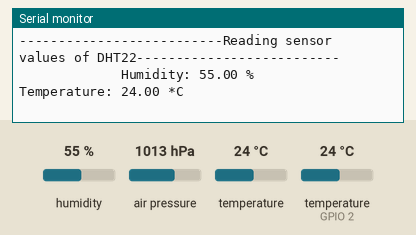
Bench run of a sketch on a simulated ESP32. Parts: the last lines printed to the serial monitor. The inputs (shaded band) are chosen by the test bench; at power-on: humidity 55 %, air pressure 1013 hPa, temperature 24 °C, temperature (sensor on GPIO 2) 24 °C.

Above: at 1.2 s.
1.3 s: humidity set to 22 %
2.8 s: air pressure set to 952 hPa
At 3.9 s:
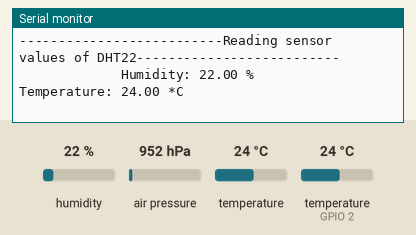
4.3 s: temperature (sensor 0) set to 12 °C
5.8 s: temperature (sensor on GPIO 2) set to 12 °C
At 7.0 s:
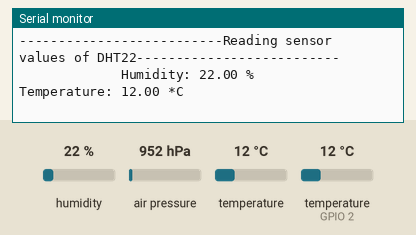
7.3 s: humidity set to 40 %
8.8 s: air pressure set to 975 hPa
At 9.8 s:
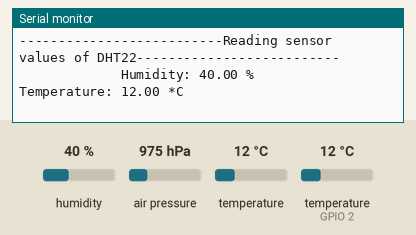
Timing chart, 0 to 11.3 s (numbered marks = the images above; inputs shaded):
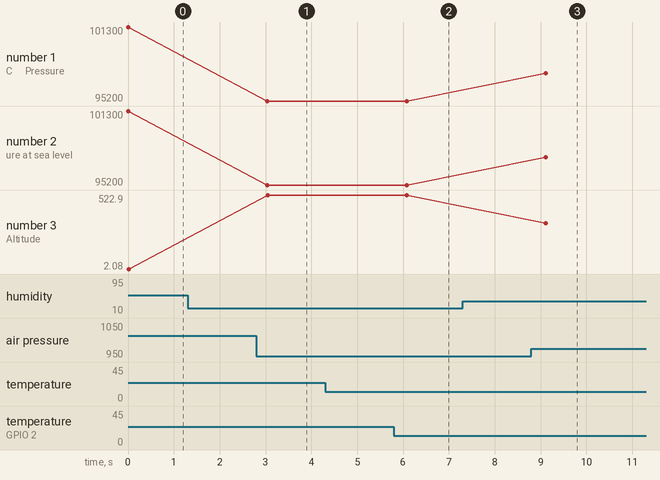

The sketch:

ESP32_DHT22_BMP180.ino
```cpp
/*
 * Rui Santos
 * Complete Project Details https://randomnerdtutorials.com
*/

#include <Wire.h>
#include <Adafruit_BMP085.h>
#include "DHT.h"

#define DHTPIN 2
//our sensor is DHT22 type
#define DHTTYPE DHT22
//create an instance of DHT sensor
DHT dht(DHTPIN, DHTTYPE);

Adafruit_BMP085 bmp;

void setup() {
  Serial.begin(115200);
  Serial.println("start");
  dht.begin();
  if (!bmp.begin()) {
  Serial.println("Could not find a valid BMP085/BMP180 sensor, check wiring!");
  while (1) {}
  }
}

void loop() {
    //use the functions which are supplied by library.
    float h = dht.readHumidity();
    // Read temperature as Celsius (the default)
    float t = dht.readTemperature();
    // Check if any reads failed and exit early (to try again).
    if (isnan(h) || isnan(t)) {
    Serial.println("Failed to read from DHT sensor!");
    return;
}
  Serial.println("--------------------------Reading Sensor Values of BMP180-------------------------");
  Serial.print("Temperature = ");
  Serial.print(bmp.readTemperature());
  Serial.print(" *C");
  Serial.print("     ");
  Serial.print("Pressure = ");
  String a =String(bmp.readPressure());
  Serial.print(a);
  Serial.print(" Pa");
  Serial.print("     ");
  Serial.print("Pressure at sea level = ");
  Serial.print(bmp.readSealevelPressure());
  Serial.println(" Pa");

  // Calculate altitude assuming 'standard' barometric
  // pressure of 1013.25 millibar = 101325 Pascal
  Serial.print("        ");
  Serial.print("Altitude = ");
  Serial.print(bmp.readAltitude());
  Serial.print(" meters");
  Serial.print("                ");
  // you can get a more precise measurement of altitude
  // if you know the current sea level pressure which will
  // vary with weather and such. If it is 1015 millibars
  // that is equal to 101500 Pascals.
  Serial.print("Real altitude = ");
  Serial.print(bmp.readAltitude(102000));
  Serial.println(" meters");
  Serial.println();

  Serial.println("--------------------------Reading sensor values of DHT22--------------------------");
  Serial.print("             ");
  Serial.print("Humidity: ");
  Serial.print(h);
  Serial.print(" %         \t");
  Serial.print("Temperature: ");
  Serial.print(t);
  Serial.println(" *C ");
  Serial.println();
  Serial.println();
  Serial.println();
  delay(3000);
}
```

Measured:
- after the input at 2.8 s, the serial monitor: prints a new line after 0.24 s (image 1)
- after the input at 5.8 s, the serial monitor: prints a new line after 0.30 s (image 2)
- after the input at 8.8 s, the serial monitor: prints a new line after 0.31 s (image 3)
- plotted number 1: 101300 → 95200 after the input at 2.8 s, 95200 → 97500 after the input at 8.8 s
- plotted number 2: 101300 → 95200 after the input at 2.8 s, 95200 → 97500 after the input at 8.8 s
- plotted number 3: 2.08 → 522.9 after the input at 2.8 s, 522.9 → 323.44 after the input at 8.8 s
